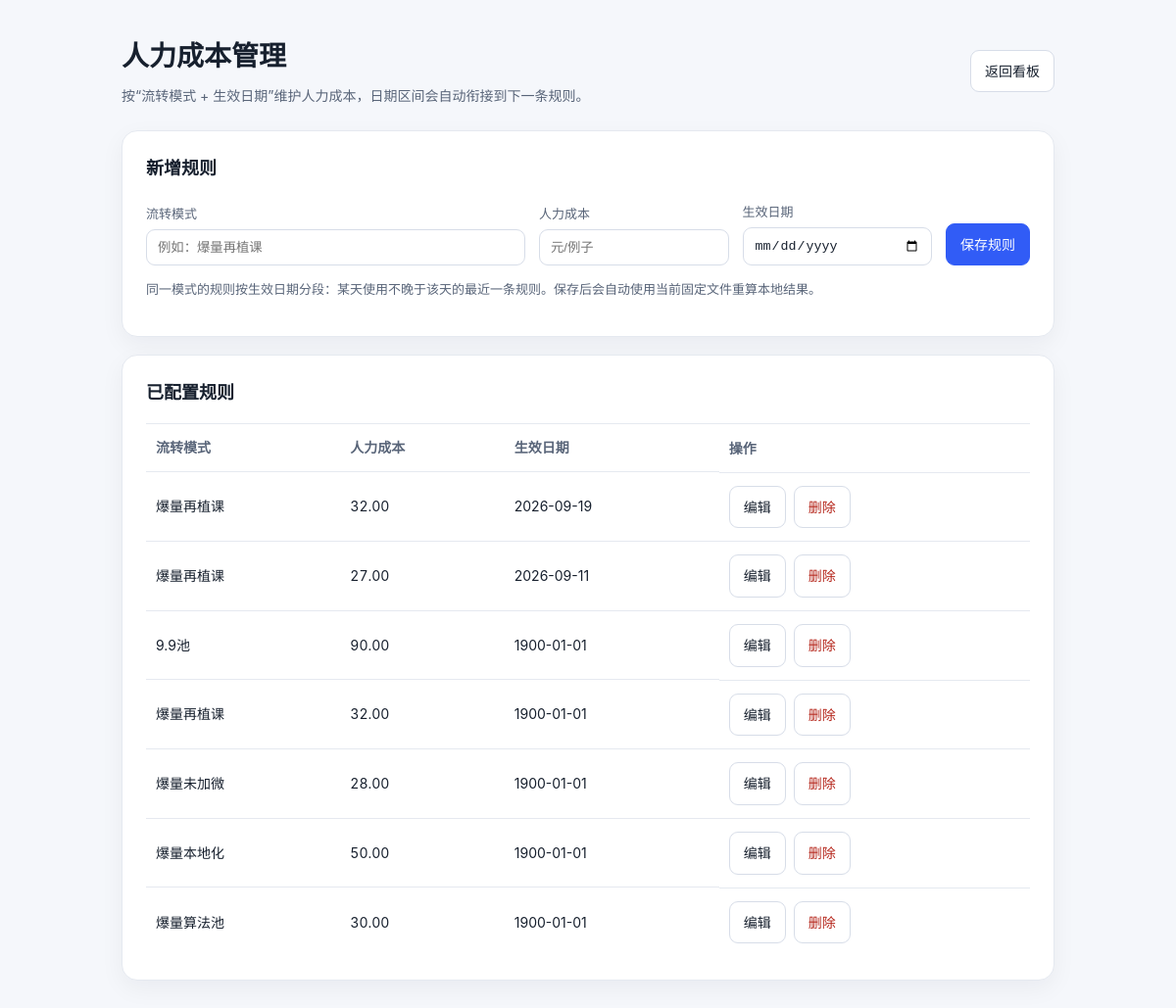
/admin, run on an earlier commit of the app's database.
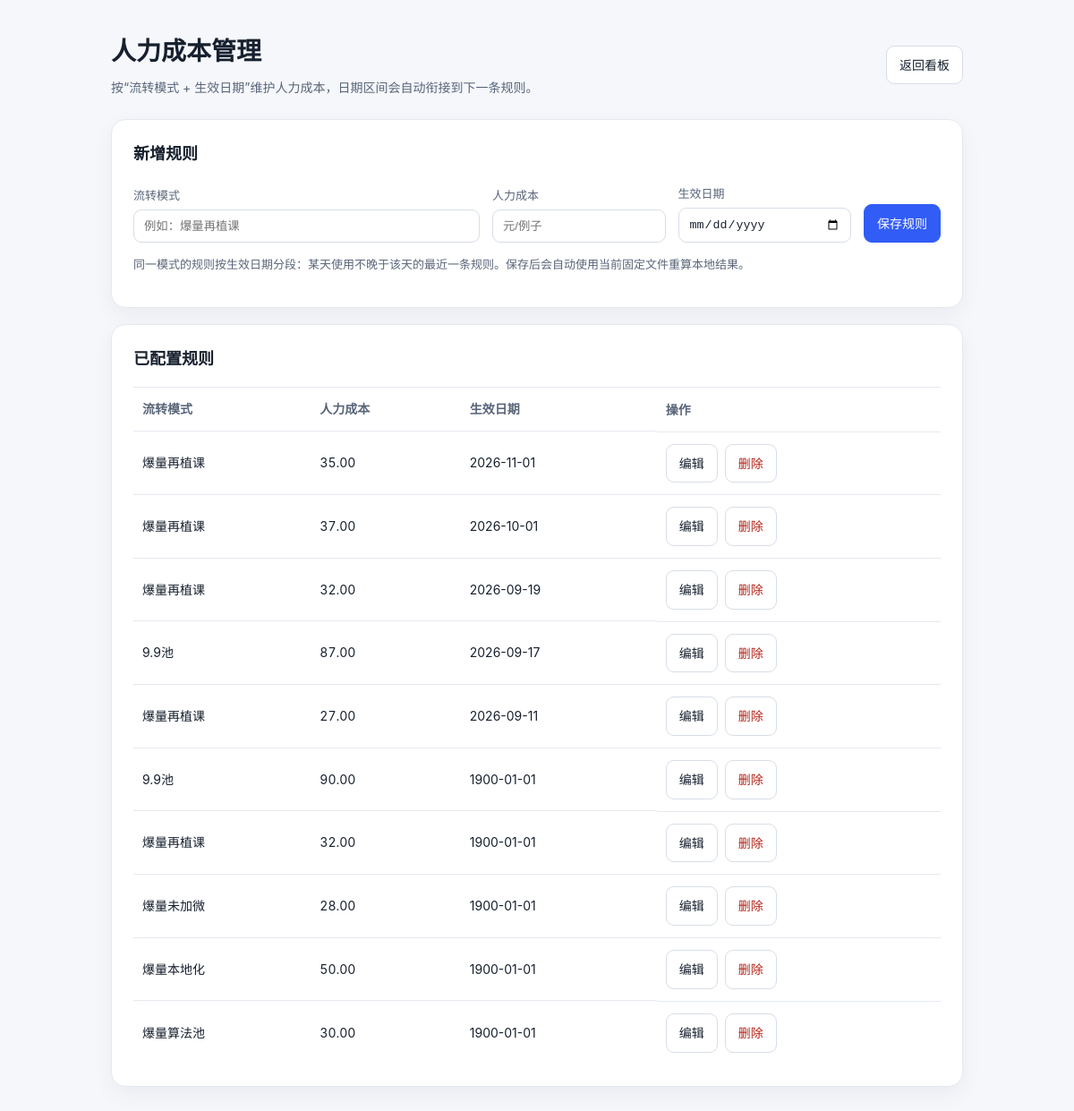
And on a later commit of the database.
### tables this page shows
CREATE TABLE labor_cost_rule(
            id INTEGER PRIMARY KEY AUTOINCREMENT,
            流转模式 TEXT NOT NULL,
            人力成本 REAL NOT NULL,
            生效日期 TEXT NOT NULL,
            UNIQUE(流转模式, 生效日期));

### app.py (the view)
@app.route("/admin", methods=["GET"])
def admin():
    return render_template("admin.html", rules=load_labor_cost_rules(), modes=distinct_modes(), status=request.args.get("status"))

### pipeline.py (called while the page is built)
def load_labor_cost_rules() -> list[dict[str, Any]]:
    init_db()
    conn = sqlite3.connect(S.DB_PATH)
    conn.row_factory = sqlite3.Row
    rows = [dict(row) for row in conn.execute(
        "SELECT id, 流转模式, 人力成本, 生效日期 FROM labor_cost_rule ORDER BY 生效日期 DESC, 流转模式"
    ).fetchall()]
    conn.close()
    return rows

def _xuebu_in_sql() -> str:
    return "学部 IN (" + ",".join("?" for _ in S.XUBU_WHITELIST) + ")"

def distinct_modes() -> list[str]:
    init_db()
    conn = sqlite3.connect(S.DB_PATH)
    rows = conn.execute(
        "SELECT DISTINCT 流转模式 FROM result WHERE " + _xuebu_in_sql() + " ORDER BY 流转模式",
        list(S.XUBU_WHITELIST),
    ).fetchall()
    conn.close()
    return [row[0] for row in rows]

### templates/admin.html (shortened to what this page needs)
<!doctype html>
<html lang="zh-CN">
<head>
</head>
<body>
  <main class="page">
    <header class="topbar">
      <div><h1>人力成本管理</h1><p class="muted">按“流转模式 + 生效日期”维护人力成本，日期区间会自动衔接到下一条规则。</p></div>
      <a class="btn" href="{{ url_for('index') }}">返回看板</a>
    </header>
    <section class="card" aria-labelledby="form-title">
      <h2 id="form-title">新增规则</h2>
      <form class="form-grid" action="{{ url_for('save_admin_rule') }}" method="post">
        <label>流转模式<input name="mode" id="rule-mode" list="mode-options" required placeholder="例如：爆量再植课"></label>
        <label>人力成本<input name="labor_cost" id="rule-cost" type="number" min="0" step="0.01" required placeholder="元/例子"></label>
        <label>生效日期<input name="effective_date" id="rule-date" type="date" required></label>
        <button class="primary" type="submit" id="save-button">保存规则</button>
      </form>
      <p class="hint">同一模式的规则按生效日期分段：某天使用不晚于该天的最近一条规则。保存后会自动使用当前固定文件重算本地结果。</p>
    </section>
    <section class="card" aria-labelledby="list-title">
      <h2 id="list-title">已配置规则</h2>
      {% if rules %}
      <table><thead><tr><th>流转模式</th><th>人力成本</th><th>生效日期</th><th>操作</th></tr></thead><tbody>
        {% for rule in rules %}<tr>
          <td>{{ rule['流转模式'] }}</td><td class="cost">{{ '%.2f'|format(rule['人力成本']) }}</td><td>{{ rule['生效日期'] }}</td>
          <td class="actions"><button type="button" data-edit='{{ rule|tojson|forceescape }}'>编辑</button><form action="{{ url_for('delete_admin_rule') }}" method="post" onsubmit="return confirm('确认删除这条人力成本规则？');"><input type="hidden" name="rule_id" value="{{ rule['id'] }}"><button class="danger" type="submit">删除</button></form></td>
        </tr>{% endfor %}
      </tbody></table>
      {% else %}<p class="muted">暂无规则。</p>{% endif %}
    </section>
  </main>
</body>
</html>

### templates/admin.html (style rules this page uses)
:root { --bg:#f5f7fb; --surface:#fff; --ink:#17202e; --muted:#596579; --line:#e5e9f0; --primary:#315cf6; --danger:#b42318; }
* { box-sizing:border-box; }
body { margin:0; background:var(--bg); color:var(--ink); font:14px/1.55 -apple-system,BlinkMacSystemFont,"PingFang SC","Microsoft YaHei",Arial,sans-serif; }
.page { max-width:1000px; margin:0 auto; padding:36px 24px 64px; }
.topbar { display:flex; align-items:center; justify-content:space-between; gap:20px; margin-bottom:24px; }
h1,h2 { margin:0; }
h1 { font-size:28px; }
h2 { font-size:18px; }
.muted { color:var(--muted); margin:8px 0 0; }
.card { background:var(--surface); border:1px solid var(--line); border-radius:16px; padding:24px; margin-top:18px; box-shadow:0 8px 24px rgba(15,23,42,.05); }
.form-grid { display:grid; grid-template-columns:2fr 1fr 1fr auto; gap:14px; align-items:end; margin-top:20px; }
label { display:grid; gap:6px; color:var(--muted); font-size:13px; }
input { width:100%; border:1px solid #d7dde8; border-radius:9px; padding:10px 11px; color:var(--ink); background:#fff; }
button,.btn { border:1px solid #d7dde8; border-radius:9px; padding:10px 14px; background:#fff; color:var(--ink); text-decoration:none; cursor:pointer; font:inherit; }
.primary { background:var(--primary); border-color:var(--primary); color:#fff; }
.danger { color:var(--danger); }
table { width:100%; border-collapse:collapse; margin-top:18px; }
th,td { text-align:left; padding:13px 10px; border-top:1px solid var(--line); }
th { color:var(--muted); font-weight:600; }
td.cost { font-variant-numeric:tabular-nums; }
.actions { display:flex; gap:8px; }
.actions form { margin:0; }
.hint { color:var(--muted); font-size:13px; margin-top:14px; }

What changed in the data, as far as the page shows it:
added labor_cost_rule: 流转模式 "爆量再植课", 人力成本 "35.00", 生效日期 "2026-11-01"
added labor_cost_rule: 流转模式 "爆量再植课", 人力成本 "37.00", 生效日期 "2026-10-01"
added labor_cost_rule: 流转模式 "9.9池", 人力成本 "87.00", 生效日期 "2026-09-17"
